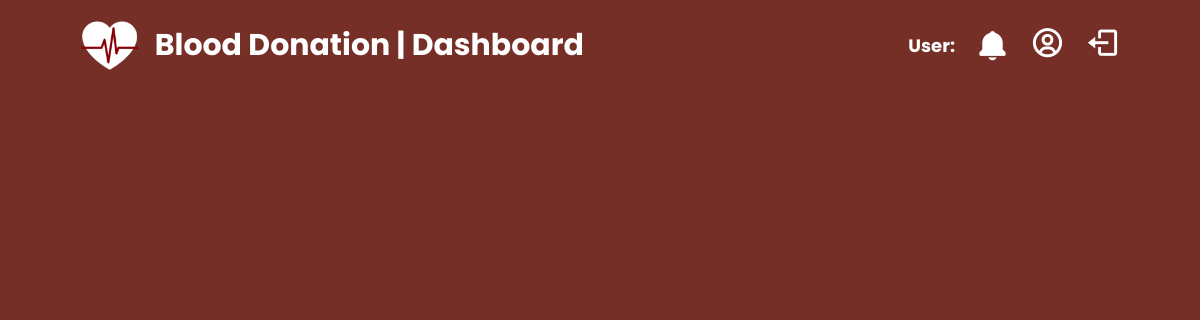
/admin_approval, run on an earlier commit of the app's database.
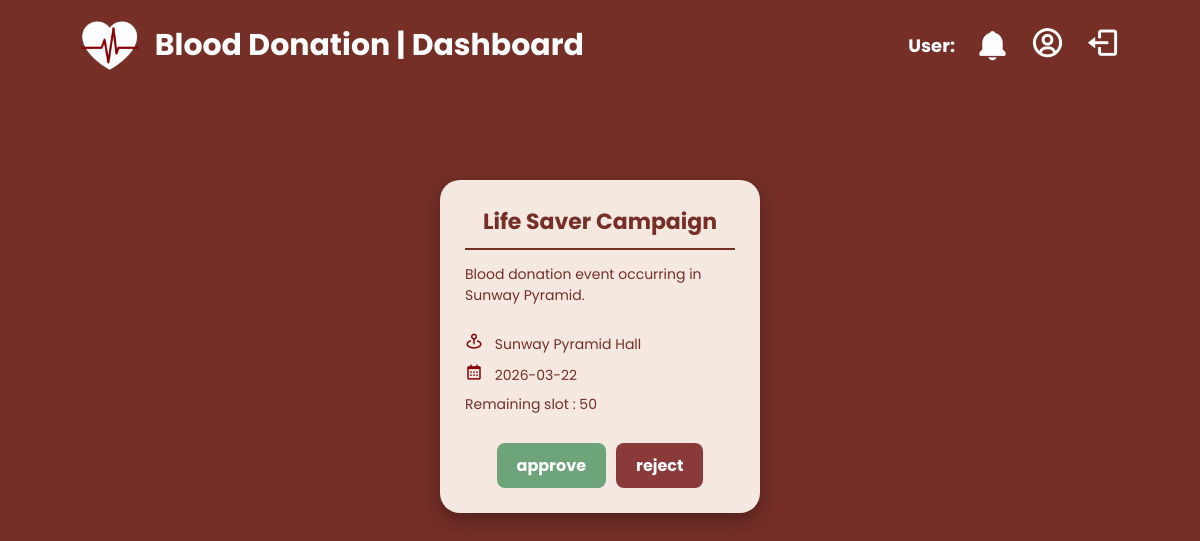
And on a later commit of the database.
### tables this page shows
CREATE TABLE DonationEvent (
    eventID VARCHAR(20) NOT NULL,
    eventName VARCHAR(100) NOT NULL,
    eventDate DATE NOT NULL,
    eventLocation VARCHAR(20) NOT NULL,
    description VARCHAR(50) NOT NULL,
    userID VARCHAR(20) NOT NULL, -- Links to EventOrganiser 
    availableSlots INT NOT NULL,
    status VARCHAR(15) NOT NULL, -- Pending, Approved, Rejected 
    PRIMARY KEY (eventID),
    FOREIGN KEY (userID) REFERENCES EventOrganiser(userID)
);

### app.py (the view)
@app.route("/admin_approval")
def admin_approval():
    conn = sqlite3.connect("database.db")
    conn.row_factory = sqlite3.Row
    cur = conn.cursor()
    cur.execute("SELECT * FROM DonationEvent WHERE status='Pending'")
    events = cur.fetchall()
    conn.close()
    return render_template(
        "admin_approval.html",
        events=events
    )

### templates/admin_approval.html (shortened to what this page needs)
<!DOCTYPE html>
<html lang="en">
<head>
    <link href='https://unpkg.com/boxicons@2.1.4/css/boxicons.min.css' rel='stylesheet'>
</head>
<body>
    <div class="navbar">
        <div class="navbar-header">
            <img src="/static/logo-heart.png" class="logo-img">
            <a href="{{ url_for('admin_dashboard') }}">Blood Donation | Dashboard</a>
        </div>
        <div class="right-nav">
            <h1>User: {{ session['username'] }}</h1>
            <i class='bx bxs-bell' onclick="toggleNotif()"></i>
            <a href="#"><i class='bx bx-user-circle' style="color:white"></i></a>
            <a href="{{ url_for('login') }}"><i class='bx bx-log-out' style="color:white"></i></a>
        </div>
    </div>
    <div class="main-content">
        <div class="event-container">
            {% for event in events %}
            <div class="event-card">
                <div class="card-top">
                    <h2>{{ event.eventName }}</h2>
                    <div class="line"></div>
                    <p class="desc">{{ event.description }}</p>
                </div>
                <div class="card-middle">
                    <p><i class='bx bx-map-pin'></i> {{ event.eventLocation }}</p>
                    <p><i class='bx bx-calendar'></i> {{ event.eventDate }}</p>
                    <p>Remaining slot : {{ event.availableSlots }}</p>
                </div>
                <div class="action-btns">
                    <a href="{{ url_for('update_status', eventID=event.eventID, action='approve') }}" class="btn-approve">approve</a>
                    <a href="{{ url_for('update_status', eventID=event.eventID, action='reject') }}" class="btn-reject">reject</a>
                </div>
            </div>
            {% endfor %}
        </div>
    </div>
</body>
</html>

### templates/admin_approval.html (style rules this page uses)
* { box-sizing: border-box; font-family: 'Poppins', sans-serif; }
body { margin: 0; background-color: #752f27; scroll-behavior: smooth; }
.navbar { position: fixed; top: 0; width: 100%; height: 90px; background: #752f27; display: flex; justify-content: space-between; align-items: center; padding: 0 80px; z-index: 1000; }
.navbar-header { display: flex; align-items: center; gap: 15px; }
.logo-img { height: 50px; }
.navbar-header a { color: white; font-size: 30px; text-decoration: none; font-weight: 700; }
.right-nav { display: flex; align-items: center; gap: 20px; }
.right-nav h1 { font-size: 18px; color: white; margin: 0; }
.right-nav i { font-size: 35px; cursor: pointer; color: white; transition: 0.3s; }
.main-content { margin-top: 130px; padding: 50px; }
.event-container { display: flex; flex-wrap: wrap; gap: 30px; justify-content: center; }
.event-card { background: #f4e8e1; width: 320px; border-radius: 20px; padding: 25px; display: flex; flex-direction: column; justify-content: space-between; box-shadow: 0 8px 20px rgba(0,0,0,0.3); }
.event-card h2 { color: #752f27; text-align: center; margin: 0; font-size: 22px; }
.line { border-bottom: 2px solid #752f27; margin: 10px 0; }
.desc { color: #752f27; font-size: 14px; margin-bottom: 15px; min-height: 45px; }
.card-middle p { font-size: 14px; color: #752f27; margin: 8px 0; }
.card-middle i { color: #880105; margin-right: 8px; font-size: 18px; }
.action-btns { display: flex; gap: 10px; justify-content: center; margin-top: 20px; }
.btn-approve, .btn-reject { text-decoration: none; padding: 10px 20px; border-radius: 8px; font-weight: 700; color: white; transition: 0.3s; }
.btn-approve { background-color: #6ea47a; }
.btn-reject { background-color: #8b3a3a; }

What changed in the data, as far as the page shows it:
added DonationEvent: eventName "Life Saver Campaign", description "Blood donation event occurring in Sunway Pyramid.", eventLocation "Sunway Pyramid Hall", eventDate "2026-03-22", availableSlots "50"
